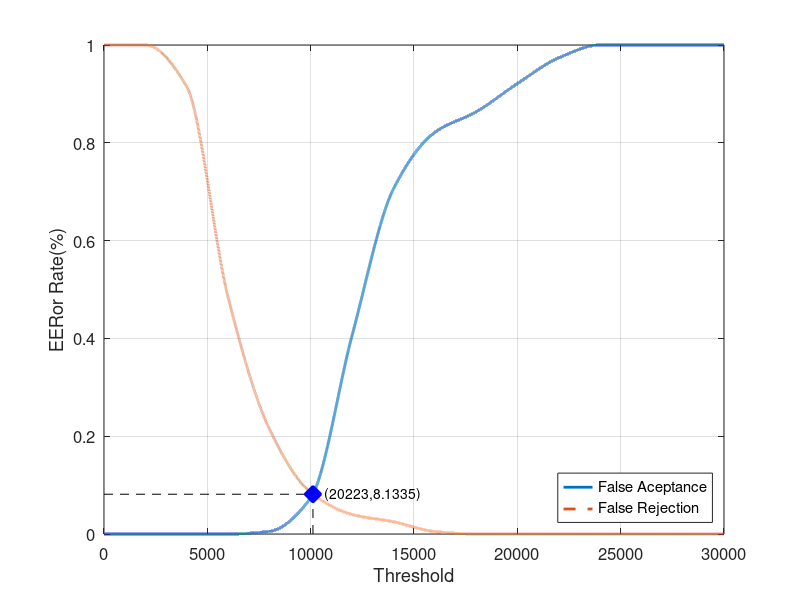
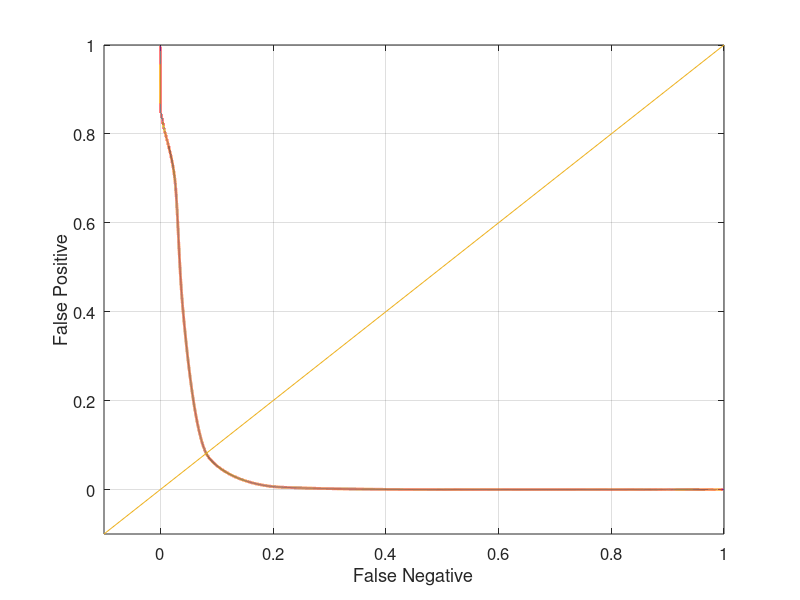

Here is the MATLAB script that generated these plots, in order:
close all;
clear;
clc;
x = 0:2000:30000;
xq = 0:0.5:30000;

y0 = [0 0 0 0 0.00526316 0.0736842 0.405263 0.705263 0.821053 0.863158 0.921053 0.973684 1 1 1 1]
yy0 = interp1(x, y0, xq, 'pchip');
y1 = [1 1 0.915 0.485 0.215 0.085 0.04 0.025 0.005 0 0 0 0 0 0 0]
yy1 = interp1(x, y1, xq, 'pchip');

% Calculating EER: 
y2 = abs(y0 - y1);
find(y2 == min(y2))
yy2 = abs(yy0 - yy1);
xEER = find(yy2 == min(yy2));
xEERIndex = xq(xEER) % X-axis EER
yEER = yy0(xEER) % Y-axis EER

main = figure
plot(xq, yy0,'-','LineWidth', 2);	hold on
plot(xq, yy1,'--','LineWidth', 2);	hold on
plot([xEERIndex xEERIndex], [0 yEER], 'k--');	hold on
plot([0 xEERIndex], [yEER yEER], 'k--');	hold on
plot(xEERIndex, yEER, 'bx', 'LineWidth', 10);	hold on
text(xEERIndex, yEER,strcat('    (', num2str(xEER), ', ', num2str(yEER * 100), ')'))
legend('False Aceptance', 'False Rejection', 'Location', 'SouthEast')
xlabel('Threshold')
ylabel('EERor Rate(%)')
set(gca, 'FontSize', 12)
axis([0 30000 0 1])
grid on

print(main, 'Database2_4Main', '-dpng');
FNRxFPR = figure('Color', [1 1 1]);
plot(yy1, yy0, '-', yy1, yy0, 'LineWidth', 2);
hold on
y = -0.1:0.1:1
plot(y, y); 
set(gca, 'FontSize', 12)
xlabel('False Negative')
ylabel('False Positive')
axis([-0.1 1 -0.1 1])
set(gca, 'FontSize', 12)
grid on

print(FNRxFPR, 'Database2_4FNRxFPR','-dpng');
